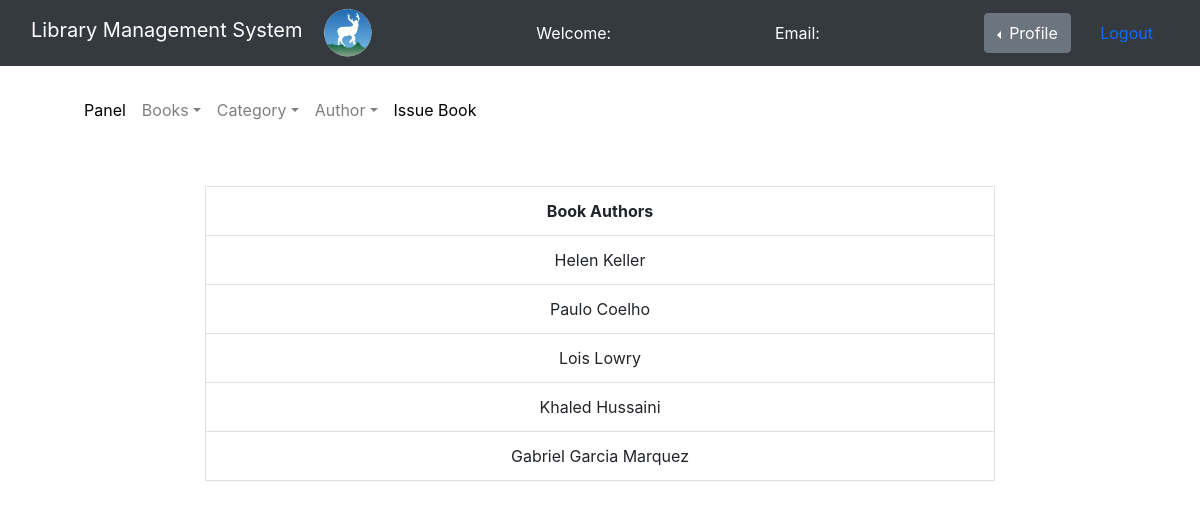
/Admin/registered_authors.php, run on an earlier commit of the app's database.
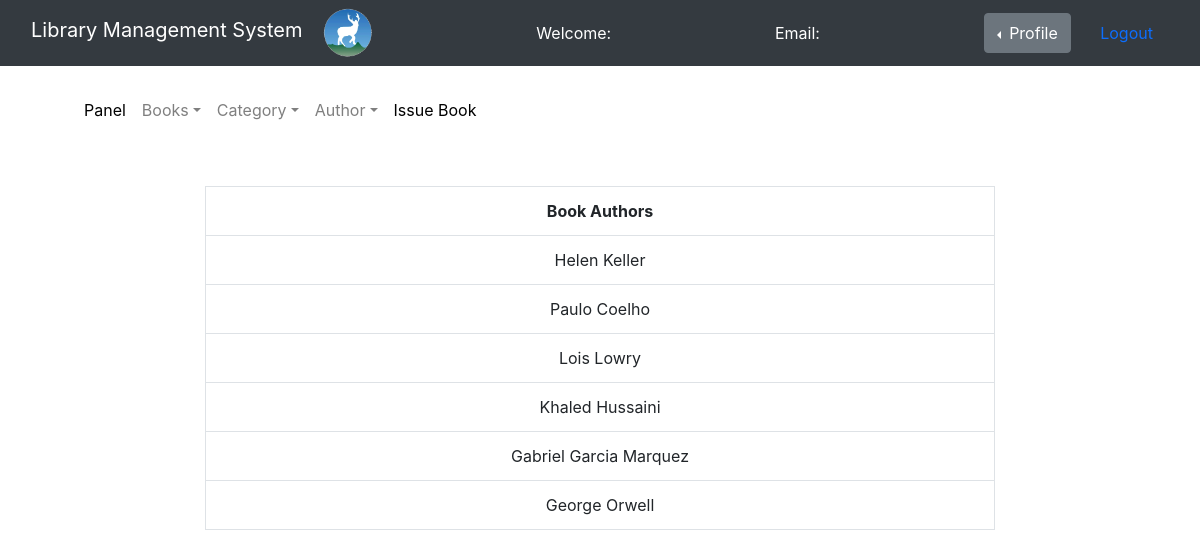
And on a later commit of the database.
### tables this page shows
CREATE TABLE `authors` (
  `author_id` int(11) NOT NULL,
  `author_name` varchar(255) NOT NULL
);

### Admin/registered_authors.php (the view, shortened to what this page needs)
<?php
    $connection = mysqli_connect("localhost","root","");
    $sql = "SELECT * FROM authors";
?>
<!doctype html>
<html lang="en">
<head>
    <link href="https://cdn.jsdelivr.net/npm/bootstrap@5.1.3/dist/css/bootstrap.min.css"
          rel="stylesheet"
>
    <link rel="stylesheet" type="text/css" href="../bootstrap-4.0.0/dist/css/bootstrap.min.css">
    <link rel="stylesheet" href="admin_style.css">
</head>
<body>
<nav class="navbar navbar-expand-lg navbar-dark bg-dark">
    <div class="container-fluid">
        <div class="navbar-header">
            <a class="navbar-brand" href="admin_index.php">Library Management System</a>
            <img src="fav.gif" height="50px" alt="DSS logo">
        </div>
        <font style="color: white">
            Welcome: <?php echo $_SESSION['name']; ?>
        </font>
        <font style="color: white">
            Email: <?php echo $_SESSION['email']; ?>
        </font>
        <div class="btn-group dropstart">
            <button type="button" class="btn btn-secondary dropdown-toggle" data-bs-toggle="dropdown" aria-expanded="false">
                Profile
            </button>
            <a href="logout.php" class="nav-link">Logout</a>
        </div>
    </div>
</nav>
<div class="container mt-3" style="background-color: white">
    <nav class="navbar navbar-expand-lg navbar-light">
        <div class="container-fluid">
            <ul class="nav navbar-nav navbar-center">
                <li class="nav-item">
                    <a href="admin_panel.php" class="nav-link" style="color: black">Panel</a>
                </li>
                <li class="nav-item dropdown">
                    <a class="nav-link dropdown-toggle" href="#" id="dropdown01" data-toggle="dropdown" aria-haspopup="true" aria-expanded="false">Books</a>
                </li>
                <li class="nav-item dropdown">
                    <a class="nav-link dropdown-toggle" href="#" id="dropdown01" data-toggle="dropdown" aria-haspopup="true" aria-expanded="false">Category</a>
                </li>
                <li class="nav-item dropdown">
                    <a class="nav-link dropdown-toggle" href="#" id="dropdown01" data-toggle="dropdown" aria-haspopup="true" aria-expanded="false">Author</a>
                </li>
                <li class="nav-item">
                    <a href="to_issue_books.php" class="nav-link" style="color: black">Issue Book</a>
                </li>
            </ul>
        </div>
    </nav>
</div>
<br> <br>
<div class="row">
    <div class="col-md-2"></div>
    <div class="col-md-8">
        <form action="">
            <table class="table table-hover table-bordered" width="900px" style="text-align: center">
                <tr>
                    <th>Book Authors</th>
                </tr>
                <?php
                    $run_sql = mysqli_query($connection, $sql);
                    WHILE ($row = mysqli_fetch_assoc($run_sql)){
                        $author_name = $row['author_name'];
                        ?>
                        <tr>
                            <td><?php echo $author_name;?></td>
                        </tr> <?php
                    }
                ?>
            </table>
        </form>
    </div>
    <div class="col-md-2"></div>
</div>
</body>
</html>

What changed in the data, as far as the page shows it:
added authors: author_name "George Orwell"
